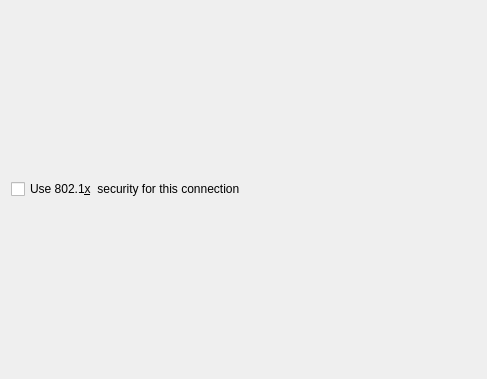
<?xml version="1.0" encoding="UTF-8"?>
<ui version="4.0">
 <class>WiredSecurity</class>
 <widget class="QWidget" name="WiredSecurity">
  <property name="geometry">
   <rect>
    <x>0</x>
    <y>0</y>
    <width>487</width>
    <height>379</height>
   </rect>
  </property>
  <layout class="QVBoxLayout" name="verticalLayout">
   <item>
    <widget class="QCheckBox" name="use8021X">
     <property name="text">
      <string>Use 802.1&amp;x  security for this connection</string>
     </property>
    </widget>
   </item>
  </layout>
 </widget>
 <resources/>
 <connections/>
</ui>
